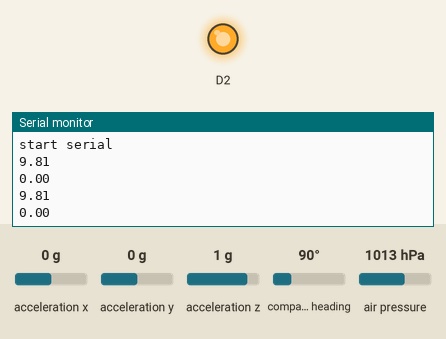
A sketch run on a simulated Arduino Nano 33 BLE. Shown: output pins drawn as LEDs (lit = HIGH), the last lines printed to the serial monitor. The inputs (shaded band) are chosen by the test bench; at power-on: air pressure 1013 hPa, acceleration x 0 g, acceleration y 0 g, acceleration z 1 g, compass heading 90°.

Above: at 1.2 s.
1.3 s: air pressure set to 952 hPa
At 2.0 s:
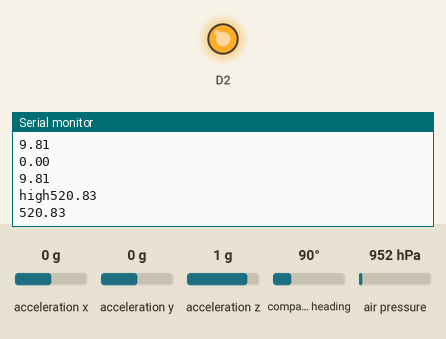
2.9 s: air pressure set to 975 hPa
At 4.9 s:
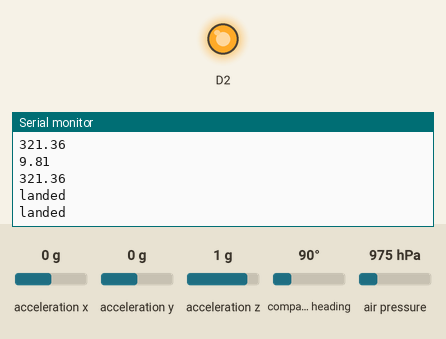
Timing chart, 0 to 6.4 s (numbered marks = the images above; inputs shaded):
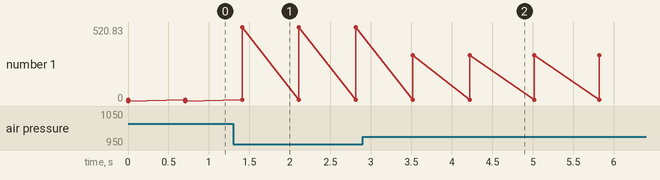

The sketch:

drop_led.ino
```cpp
/* README (2023.08.08 Koya Saka)
- パラメーター
  fallDistance,landedIdleDuration,ForcequitDurationを調整して下さい。
  ※Threshold関連は調整済みなので，あまりいじらない方がいいかも。


- ステータスLEDの意味
  電源が繋がると，ボード上のLEDが青色に光る。（赤色に光ったら，ボード上のIMUか気圧センサの初期化エラー。）
  その後，
  落下検知中＝青色
  着地検知中（待機）＝赤色
  分離＝緑色
  と光るので，LEDを見て今の処理状態を確認して下さい。
*/


#include <Arduino_LPS22HB.h>
#include <Arduino_LSM9DS1.h>
#include <Servo.h>

#include <Wire.h>
#include <SPI.h>
#include <Adafruit_Sensor.h>
#include <Adafruit_BMP280.h>
#include <Adafruit_BNO055.h>
#include <utility/imumaths.h>


// 落下距離(m)の閾値[30.0 ±0.6]
const float fallDistance = 5.0;
// 自由落下時の加速度(m/s2)の閾値[0.5]
const float fallAccelThreshold = 9.68;
// 着地後静止時の加速度変化(m/s2)の誤差範囲(理論値は0)[0.1]
const float landedAccelThreshold = 0.1;
// 着地後静止時の気圧変化(Pa)の誤差範囲(理論値は0）[30]
const float landedPressureThreshold = 30;
// 着地後静止時の大まかな検出待機時間(自然数sec)[15]
const unsigned long landedIdleDuration = 15;
// 落下開始から強制分離までの時間(sec)[90]
const unsigned long ForcequitDuration = 90;


//BME280
#define BME_SCK 13
#define BME_MISO 12
#define BME_MOSI 11
#define BME_CS 10
Adafruit_BMP280 bmp; // I2C

//MNO055
// Check I2C device address and correct line below (by default address is 0x29 or 0x28)
//                                   id, address
Adafruit_BNO055 bno = Adafruit_BNO055(-1, 0x28, &Wire);

// 地表の気圧(kPa)
float basePressure = 101.325;
// 上昇高度の最高値を記録する変数
float highestAltitude = 0.0;
// ステータス定義
enum State {
  CHECK_FALLING,
  CHECK_LANDED,
  EXIT,
  COMPLETE
};
//最初のステータス
State state = CHECK_FALLING;
//　落下開始時刻を記録する変数
unsigned long fallStartTime;
// 前回の加速度を記録する変数
float lastAccel;
// 前回の気圧を記録する変数
float lastPressure;
//CHECK_LANDED内のfor文用
int i,j = 0;
// サーボモーター用のオブジェクトを生成


void setup() {
  pinMode(2, OUTPUT);
  digitalWrite(2, HIGH);

  Serial.begin(9600);
  Serial.println("start serial");
//  while (!Serial);
  // set the LEDs pins as outputs
//  pinMode(LEDR, OUTPUT);
//  pinMode(LEDG, OUTPUT);
//  pinMode(LEDB, OUTPUT);

  //BME280
  unsigned status;
  status = bmp.begin(0x76);
  if (!status) {
//        digitalWrite(LEDR, LOW);
        Serial.println(F("Could not find a valid BMP280 sensor, check wiring or "
                      "try a different address!"));
    Serial.print("SensorID was: 0x"); Serial.println(bmp.sensorID(),16);
    Serial.print("        ID of 0xFF probably means a bad address, a BMP 180 or BMP 085\n");
    Serial.print("   ID of 0x56-0x58 represents a BMP 280,\n");
    Serial.print("        ID of 0x60 represents a BME 280.\n");
    Serial.print("        ID of 0x61 represents a BME 680.\n");
           while (1) delay(10);

  }

  //BNO055
  if(!bno.begin())
  {

    Serial.println("no bno");
//    digitalWrite(LEDR, LOW);
    while(1);
  }


  // 地表の気圧を読み取る
  basePressure = bmp.readPressure();
  lastPressure = basePressure;
}


void loop() {
  float pressure = bmp.readPressure();
  float altitude = 44330 * ( 1 - pow(pressure/basePressure, 1/5.255) );

  float x, y, z, accel;
  imu::Vector<3> accelermetor = bno.getVector(Adafruit_BNO055::VECTOR_ACCELEROMETER);
  x = accelermetor.x();
  y = accelermetor.y();
  z = accelermetor.z();
  accel = sqrt(x*x + y*y + z*z);
  Serial.println(accel);

  // turn all the LEDs off
//  digitalWrite(LEDR, HIGH);
//  digitalWrite(LEDG, HIGH);
//  digitalWrite(LEDB, HIGH);

  // 最高高度を更新
  if (altitude > highestAltitude) {
    highestAltitude = altitude;
    Serial.print("high");
    Serial.println(altitude);
  }
  Serial.println(altitude);

  //ここからメインコード
  switch (state) {
    case CHECK_FALLING:

//      digitalWrite(LEDB, LOW);
      // 現在高度が最高地点からfallDiatance以上落下したとき、かつ加速度がfallAccelThreshold以下になったときに，落下を検出
      if ((highestAltitude - altitude >= fallDistance) && (accel >= fallAccelThreshold)) {
        fallStartTime = millis();
        state = CHECK_LANDED;
        lastPressure = basePressure;
      }
      break;

    case CHECK_LANDED:
          Serial.println("landed");

//      digitalWrite(LEDR, LOW);
      // 100*10ms=1sec*landedIdleDuration秒以上の間，加速度がほぼ1.0G（自由落下終了=重力加速度のみ)，かつ加速度変化がほぼない，かつ気圧の変化がほぼない場合、着地と判断。
      // また，落下開始から一定時間経過した時は，無条件で着地と判断(強制分離)。
      if (abs(1.0 - accel) <= 0.1 && abs(accel - lastAccel) <= landedAccelThreshold && abs(pressure - lastPressure) <= landedPressureThreshold){
        i++;
        j=0;
      }else if ((millis() - fallStartTime)/1000 >= ForcequitDuration) {
        i = landedIdleDuration*10;
      }else{
        j++;
        if (j==2) i=0,j=0;
      };
      delay(100);
      if (i <= 1) lastPressure = pressure; // 初回時の気圧を記憶
      if (i >= landedIdleDuration*10) state = EXIT;
      Serial.println("landed");
      break;

    case EXIT:
          Serial.println("done");

//      digitalWrite(LEDG, LOW);
    while(1){
      digitalWrite(2, HIGH);
      delay(500);
      digitalWrite(2, LOW);
      delay(500);
    }


      // サーボモーターを180度回転
      state = COMPLETE;
      Serial.println("complete");
      break;

    case COMPLETE:
      break;
  }

  // 前回の加速度を更新
  lastAccel = accel;
  delay(700);
}
```

Measured:
- after the input at 1.3 s, the serial monitor: prints a new line after 0.11 s (image 1)
- after the input at 2.9 s, the serial monitor: prints a new line after 0.62 s (image 2)
- plotted number 1: 0 → 520.83 after the input at 1.3 s, 520.83 → 321.36 after the input at 2.9 s
